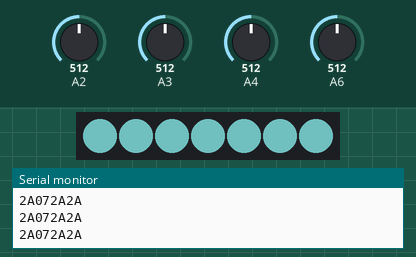
Bench run of a sketch on a simulated Arduino Nano, built with avr-gcc and run on an emulated ATmega328P. Shown: 7 RGB LEDs in strip order, left to right, the last lines printed to the serial monitor. The test bench sets the inputs (shaded band); at power-on: A2 = 512, A4 = 512, A3 = 512, A6 = 512. Dim RGB values are drawn brighter than linear.

Above: at 1.2 s.
1.3 s: A2 set to 716
At 2.1 s:
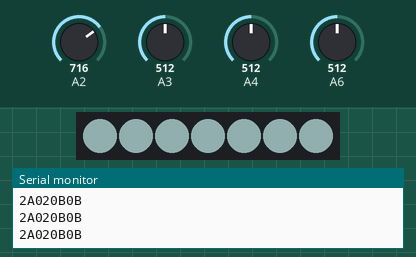
2.8 s: A4 set to 992
At 4.0 s:
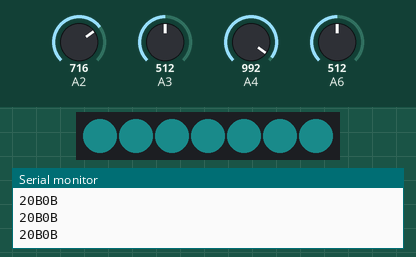
4.3 s: A3 set to 716
At 5.4 s:
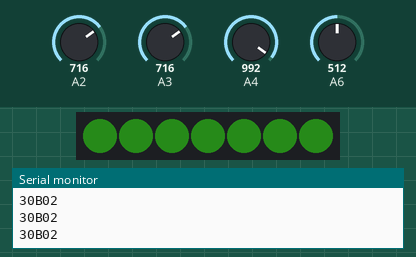
5.8 s: A2 set to 992
At 6.3 s:
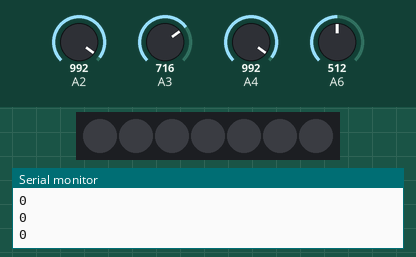
7.3 s: A4 set to 936
8.8 s: A4 set to 919
At 9.9 s:
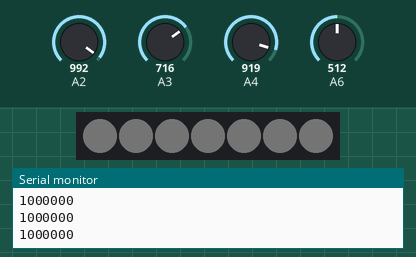
Timing chart, 0 to 11.3 s (numbered marks = the images above; inputs shaded):
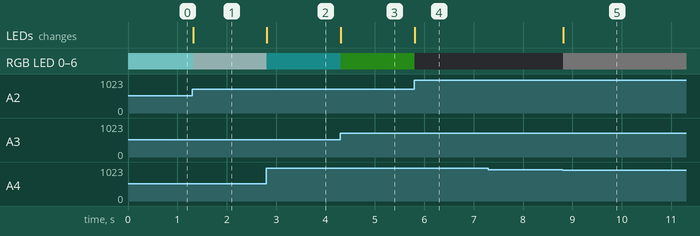

The sketch:

ColorSynth.ino
```cpp
/*
   Color Synth

   Controling the LED with 4 potentiometer
   repersenting hue, saturation, brightness, and the extra white channel
*/

#include <Adafruit_NeoPixel.h>

#define PIN 6 // On Trinket or Gemma, suggest changing this to 1

#define NUMPIXELS 7 // Popular NeoPixel ring size

Adafruit_NeoPixel pixels(NUMPIXELS, PIN, NEO_GRBW + NEO_KHZ800);

void setup() {
  Serial.begin(9600);
  pixels.begin(); // INITIALIZE NeoPixel strip object (REQUIRED)
  pixels.clear();
}

void loop() {
  uint16_t hue = map(analogRead(A3), 1023, 0, 0, 65536);
  uint8_t saturation = map(analogRead(A6), 1023, 0, 0, 255);
  uint8_t brightness = map(analogRead(A2), 1023, 0, 0, 255);
  uint8_t white = map(analogRead(A4), 1023, 0, 0, 255);

  uint32_t rgbColor = pixels.ColorHSV(hue, saturation, brightness);
  uint32_t color = ((uint32_t) white << 24) + rgbColor;

  color = pixels.gamma32(color);
  Serial.println(color, HEX);

  for (int i = 0; i < NUMPIXELS; i++) { // For each pixel...
    pixels.setPixelColor(i, color);
  }
  pixels.show();
}
```

Measured:
- the behaviour switches between 927 and 926 on A4 (found by bisection; images 4 and 5)
- after the input at 1.3 s, RGB LED 0–6: RGB(49, 84, 84) → RGB(44, 53, 53) at once; the LEDs: change at once (image 1)
- after the input at 2.8 s, RGB LED 0–6: RGB(44, 53, 53) → RGB(2, 11, 11) at once; the LEDs: change at once (image 2)
- after the input at 4.3 s, RGB LED 0–6: RGB(2, 11, 11) → RGB(3, 11, 2) at once; the LEDs: change at once (image 3)
- after the input at 5.8 s, RGB LED 0–6: RGB(3, 11, 2) → off at once; the LEDs: change at once (image 4)
- after the input at 8.8 s, RGB LED 0–6: off → RGB(1, 1, 1) at once; the LEDs: change at once (image 5)
